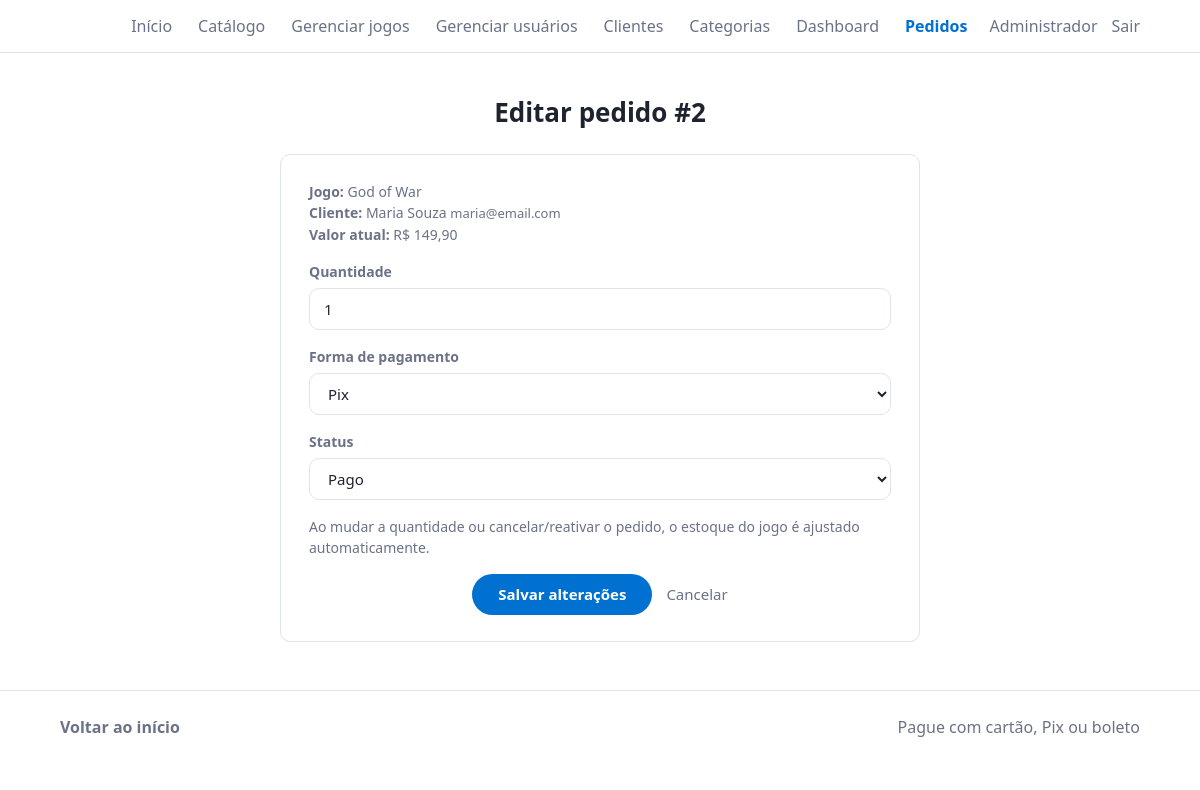
Page /admin/views/editar_pedido.php?id=2 (signed in) on the committed database.
### tables this page shows
CREATE TABLE pedidos (
  id              INT NOT NULL AUTO_INCREMENT,
  usuario_id      INT NOT NULL,
  game_id         INT NULL,
  titulo_jogo     VARCHAR(200) NOT NULL,
  quantidade      INT NOT NULL,
  valor_total     DECIMAL(10,2) NOT NULL,
  forma_pagamento ENUM('cartao','pix','boleto') NOT NULL,
  status          ENUM('pendente','pago','cancelado') NOT NULL DEFAULT 'pendente',
  criado_em       DATETIME NOT NULL DEFAULT CURRENT_TIMESTAMP,
  cancelado_em    DATETIME NULL,
  PRIMARY KEY (id),
  KEY idx_pedidos_usuario (usuario_id),
  KEY idx_pedidos_game (game_id),
  KEY idx_pedidos_status (status),
  CONSTRAINT fk_pedidos_usuario FOREIGN KEY (usuario_id)
    REFERENCES usuarios (id) ON DELETE RESTRICT ON UPDATE CASCADE,
  CONSTRAINT fk_pedidos_game FOREIGN KEY (game_id)
    REFERENCES games (id) ON DELETE SET NULL ON UPDATE CASCADE
);

CREATE TABLE usuarios (
  id        INT NOT NULL AUTO_INCREMENT,
  nome      VARCHAR(100) NOT NULL,
  email     VARCHAR(150) NOT NULL,
  senha     VARCHAR(255) NOT NULL,                        
  tipo      ENUM('admin','cliente') NOT NULL DEFAULT 'cliente',
  usuario   VARCHAR(40)  NULL,
  rua       VARCHAR(150) NULL,
  numero    VARCHAR(10)  NULL,
  cidade    VARCHAR(100) NULL,
  estado    CHAR(2)      NULL,
  pais      VARCHAR(60)  NOT NULL DEFAULT 'Brasil',
  cep       CHAR(8)      NULL,
  idade     TINYINT UNSIGNED NULL,
  criado_em TIMESTAMP NOT NULL DEFAULT CURRENT_TIMESTAMP,
  PRIMARY KEY (id),
  UNIQUE KEY uq_usuarios_email (email)
);

### admin/config/db.php (called while the page is built, shortened)
<?php
class Database {
    private static ?PDO $pdo = null;
    public static function conectar(): PDO {
        if (self::$pdo === null) {
            try {
                self::$pdo = new PDO(
                    'mysql:host=' . $GLOBALS['__db_cfg']['host'] . ';dbname=' . $GLOBALS['__db_cfg']['banco'] . ';charset=utf8mb4',
                    $GLOBALS['__db_cfg']['usuario'],
                    $GLOBALS['__db_cfg']['senha'],
                    [
                        PDO::ATTR_ERRMODE => PDO::ERRMODE_EXCEPTION,
                        PDO::ATTR_DEFAULT_FETCH_MODE => PDO::FETCH_ASSOC,
                        PDO::MYSQL_ATTR_INIT_COMMAND => "SET time_zone = '-03:00'",
                    ]
                );
            } catch (PDOException $e) {
                http_response_code(500);
                error_log('Falha ao conectar no banco: ' . $e->getMessage());
                exit('Não foi possível conectar ao banco de dados. Verifique se o MySQL do XAMPP está ligado '
                   . 'e se o script sql/script.sql foi importado.');
            }
        }
        return self::$pdo;
    }
}

### admin/models/pedidos.php (called while the page is built, shortened)
<?php
require_once __DIR__ . '/../config/db.php';
class Pedido {
    private PDO $db;
    public function __construct() { $this->db = Database::conectar(); }
    public function buscar(int $id) {
        $st = $this->db->prepare('SELECT * FROM pedidos WHERE id=?');
        $st->execute([$id]);
        return $st->fetch();
    }
}

### admin/config/auth.php (called while the page is built, shortened)
<?php
require_once __DIR__ . '/db.php';
function h($s) { return htmlspecialchars((string)$s, ENT_QUOTES, 'UTF-8'); }
function moeda($v) { return 'R$ ' . number_format((float)$v, 2, ',', '.'); }

### admin/views/editar_pedido.php (the view, shortened to what this page needs)
<?php
require_once '../config/auth.php';
require_once '_layout.php';
require_once '../models/pedidos.php';
$m = new Pedido();
$id = (int)($_GET['id'] ?? 0);
$p = $m->buscar($id);
$st = $pdo->prepare('SELECT nome, email FROM usuarios WHERE id=?');
$st->execute([$p['usuario_id']]);
$cli = $st->fetch();
$v = ['quantidade' => (string)$p['quantidade'], 'forma_pagamento' => $p['forma_pagamento'], 'status' => $p['status']];
?>
<h2>Editar pedido #<?= (int)$p['id'] ?></h2>
<form class="cartao-form" method="POST" data-validar>
  <p><strong>Jogo:</strong> <?= h($p['titulo_jogo']) ?><br>
     <strong>Cliente:</strong> <?= h($cli['nome'] ?? 'Usuário removido') ?> <span class="pequeno"><?= h($cli['email'] ?? '') ?></span><br>
     <strong>Valor atual:</strong> <?= moeda($p['valor_total']) ?></p>
  <label>Quantidade <input type="number" name="quantidade" min="1" step="1" required data-regra="inteiro" value="<?= h($v['quantidade']) ?>"></label>
  <label>Forma de pagamento
    <select name="forma_pagamento">
      <?php foreach (['pix' => 'Pix', 'cartao' => 'Cartão', 'boleto' => 'Boleto'] as $k => $r): ?><option value="<?= $k ?>"<?= $v['forma_pagamento'] === $k ? ' selected' : '' ?>><?= $r ?></option><?php endforeach; ?>
    </select>
  </label>
  <label>Status
    <select name="status">
      <?php foreach (['pendente' => 'Pendente', 'pago' => 'Pago', 'cancelado' => 'Cancelado'] as $k => $r): ?><option value="<?= $k ?>"<?= $v['status'] === $k ? ' selected' : '' ?>><?= $r ?></option><?php endforeach; ?>
    </select>
  </label>
  <p>Ao mudar a quantidade ou cancelar/reativar o pedido, o estoque do jogo é ajustado automaticamente.</p>
  <div class="form-botoes"><button>Salvar alterações</button><a class="cancelar" href="pedidos.php">Cancelar</a></div>
</form>

### admin/views/_layout.php (style rules this page uses)
:root { --tx:#1f2330;--mt:#6b7287;--ac:#0070d1;--ac2:#005bb0;--bd:#dfe3ee;--px:clamp(16px,5vw,90px) }
* { box-sizing:border-box }
html { scroll-behavior:smooth;scroll-padding-top:80px }
body { margin:0;color:var(--tx);font:16px/1.5 "Segoe UI",system-ui,sans-serif;background:#fff;min-height:100vh }
a { color:inherit;text-decoration:none }
.pagina h2 { font-size:26px;font-weight:600;text-align:center;margin:40px 0 22px }
.cartao-form { max-width:640px;margin:0 auto;padding:26px 28px;border:1px solid var(--bd);border-radius:10px }
.cartao-form label { display:block;margin:0 0 16px;font-size:14px;font-weight:600;color:var(--mt) }
.cartao-form input,.cartao-form select,.cartao-form textarea { display:block;width:100%;margin-top:6px;padding:9px 14px;border:1px solid var(--bd);border-radius:10px;font:inherit;font-size:15px;font-weight:400;color:var(--tx);background:#fff }
.cartao-form p { margin:0 0 16px;font-size:14px;color:var(--mt) }
.form-botoes { display:flex;justify-content:center;align-items:center;gap:14px;margin-top:8px }
.form-botoes button { background:var(--ac);color:#fff;border:0;border-radius:99px;padding:9px 26px;font:inherit;font-size:15px;font-weight:600;cursor:pointer;transition:background .15s }
.form-botoes .cancelar { color:var(--mt);font-size:15px }
.pequeno { color:var(--mt);font-size:13px }

### rows in the picture
pedidos: id "2", titulo_jogo "God of War", valor_total "R$ 149,90", quantidade "1", forma_pagamento "Pix", status "Pago"
usuarios: nome "Maria Souza", email "maria@email.com"

### other values in the picture
$logado['nome'] "Administrador"
